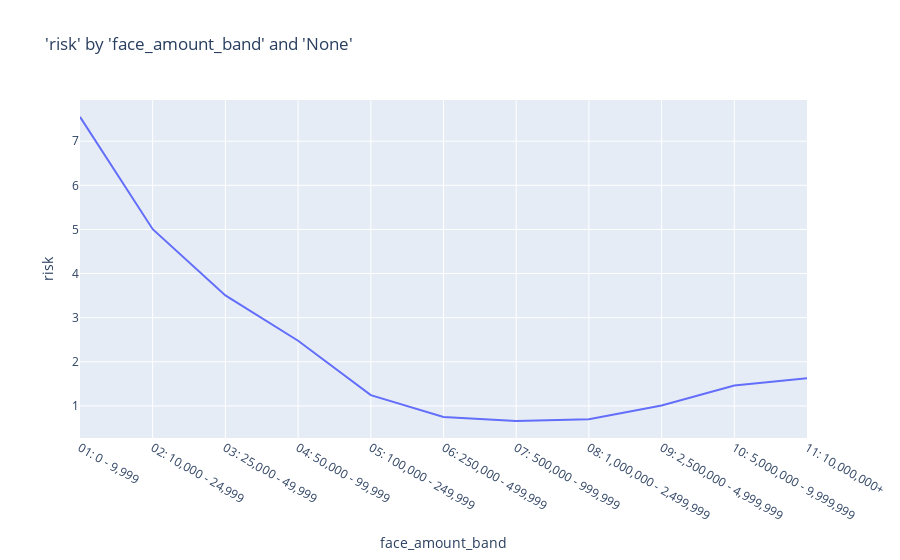

Notebook code cell kept with this figure:
### Markdown cell above
Grouping the features based on direct relationship with target instead of a PDP. The PDP may be picking up relationships unintended.

### Code cell
charters.chart(
    df=model_data,
    x_axis="face_amount_band",
    y_axis="risk",
    type="line",
    numerator="death_claim_amount",
    denominator="amount_exposed",
)

### Figure 1 — Plotly figure (JSON) as saved in the notebook; plotly's stock layout.template omitted (floating-point values rounded to 4 significant figures)
{"data": [{"hovertemplate": "face_amount_band=%{x}<br>risk=%{y}<extra></extra>", "legendgroup": "", "line": {"color": "#636efa", "dash": "solid"}, "marker": {"symbol": "circle"}, "mode": "lines", "name": "", "orientation": "v", "showlegend": false, "type": "scatter", "x": ["01: 0 - 9,999", "02: 10,000 - 24,999", "03: 25,000 - 49,999", "04: 50,000 - 99,999", "05: 100,000 - 249,999", "06: 250,000 - 499,999", "07: 500,000 - 999,999", "08: 1,000,000 - 2,499,999", "09: 2,500,000 - 4,999,999", "10: 5,000,000 - 9,999,999", "11: 10,000,000+"], "xaxis": "x", "y": [7.551, 5.005, 3.505, 2.478, 1.245, 0.7476, 0.656, 0.6974, 1.008, 1.461, 1.63], "yaxis": "y"}], "layout": {"autosize": true, "legend": {"tracegroupgap": 0}, "title": {"text": "'risk' by 'face_amount_band' and 'None'"}, "xaxis": {"anchor": "y", "autorange": true, "domain": [0, 1], "range": [0, 10], "title": {"text": "face_amount_band"}, "type": "category"}, "yaxis": {"anchor": "x", "autorange": true, "domain": [0, 1], "range": [0.273, 7.934], "title": {"text": "risk"}, "type": "linear"}}}
